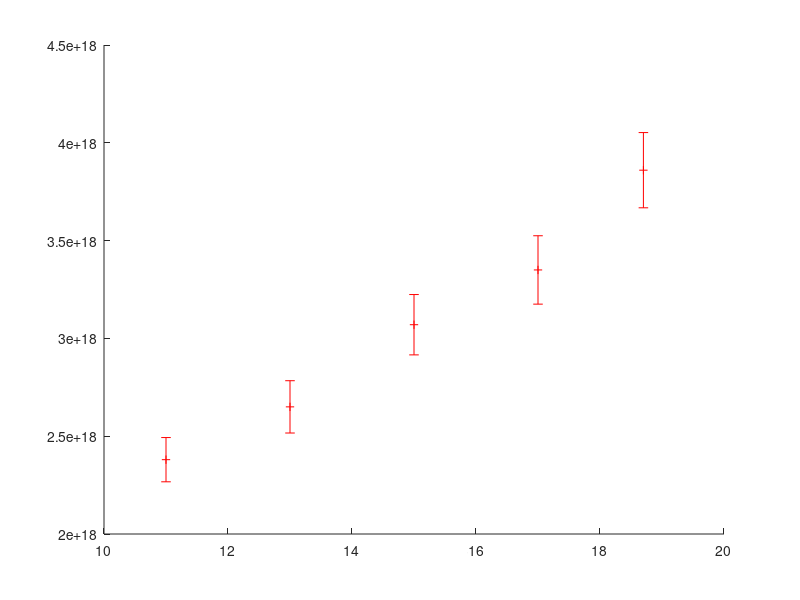

Write the MATLAB code that produced this figure. (Note: this script raises an error after producing the figure.)
function FigurePWvsInterfScan()
% This is to generate the figure PWvsInterfScan
% data: pressure scan from 2016-09-08
% pressure range 8:2:18 bar

% %% Ludwig's results
% ne0 = [2.29,2.38,2.65,3.07,3.35,3.86]*1e18; % density_fit_av_new2
% ne_error = ne0 .* [5.2,4.9,4.2,4.2,4.1,4.4]*1e-2;
% lp  = [22.43,21.72,20.25,19.47,19.07,17.52];
% le_error = lp.*[2.6,2.4,2.6,2.7,3.6,3.0]*1e-2;

%% HDing's results
ne0 = [2.29,2.38,2.65,3.07,3.35,3.86]*1e18; % density_fit_av_new2 from Ludwig
lp0 = [22.47 20.61 19.04 17.75 16.92 16.10]*1.26/1.168;
lp0_error = [0.4 0.07 0.19 0.15 0.34 0.07]*1.26/1.168;
lp1 = [24.32 22.68 21.72 20.40 19.41 17.70]*1.26/1.168;;
lp1_error = [0.08 0.02 0.08 0.05 0.07 0.10]*1.26/1.168;;
pressure = (8:2:18)+1; % +1 accounts for atm.
pressure(end)=18.7;
nr = ne0./pressure;
ne = mean(nr(2:end))*pressure;
ne_error = ne/20;
FontSize = 18;
LineWidth = 2;
figure(98),h0=errorbar(pressure(2:end),ne0(2:end),ne_error(2:end),'+r','LineWidth',LineWidth);
p = linspace(10,20,100);
n = mean(nr(2:end))*p;
hold on; plot(p,n,'LineWidth',LineWidth); hold off;
xlabel('backing pressue [bar]','FontSize',FontSize); ylabel('electron density n_e [cm^{-3}]','FontSize',FontSize)
legend('measurement', 'linear fit')
set(gca,'FontSize',FontSize);
set(gcf, 'Color', 'w');
%export_fig fig1.pdf -q101

% analytical values and least squares fit
nes = linspace(1.5e18,5e18,100);
lambdap= 10.558666*sqrt(1e19./nes);

a = 0.9:0.001:1.3;
er = a*0;
    for ii = 1:length(a)
        lpf = a(ii)*10.558666*sqrt(1e19./ne(2:end));
        er(ii)=sum((lp1(2:end)-lpf).^2);
    end
[~,c]= min(er);
lambdap1= a(c)*10.5*sqrt(1e19./nes);
fprintf('Lengthening factor is %.3f.\n', a(c));
fprintf('suggesting an a0 of %.2f.\n', sqrt(2*(a(c)^4-1)));


figure(99);hold on

errorbarxy(ne(2:end),lp0(2:end),ne_error(2:end),lp0_error(2:end),{'ko', 'k', 'k'}); % nonrel.
errorbarxy(ne(2:end),lp1(2:end),ne_error(2:end),lp1_error(2:end),{'rx', 'r', 'r'}) % relativistic
plot(nes,lambdap,'k','LineWidth',LineWidth) % analytical value for lp
plot(nes,lambdap1,'r-.','LineWidth',LineWidth) % 'least squares fit for c x \lambda_p',...
%plot(nes,lambdap*1.0201, '--','Color', [0.6 0.6 0.6]) %'1D fluid model a_0=1.1',...
%plot(nes,lambdap*1.0549, ':','Color', [0.8 0.8 0.8]) %'1D fluid model a_0=1.5',...

% plot(3.0728e18, 19.05,'ko','markersize',8) %L6
% plot([2.3558e18,3.0728e18,3.9537e18], [22.098,19.355,16.977],'k*','markersize',8) %L1 21.133
% plot(3.0728e18, 19.926,'ks','markersize',8) %L2
% plot(3.0728e18, 21.133,'kd','markersize',8) %L2

xlabel('electron density n_e [cm^{-3}]','FontSize',FontSize)
ylabel('oscillation wavelength [\mum]','FontSize',FontSize)
legend('measured nonrelativistic \lambda_p',...
    'measured relativistic \lambda_p',...
    'analytical solution for \lambda_p',...
    'least squares fit for rel. \lambda_p')
box on
xlim([1.7e18,4.3e18]);
set(gca,'FontSize',FontSize);
set(gcf, 'Color', 'w');

%export_fig fig2.pdf -q101
% legend('nonrelativistic \lambda_p',...
%     'relativistic \lambda_p',...
%     'least squares fit for rel. \lambda_p',...
%     'analytical solution for \lambda_p',...
%     '3D PIC simulation a_0=1.1',...
%     '3D PIC simulation a_0=1.5',...
%     '3D PIC simulation a_0=2.0',...
%     '3D PIC simulation a_0=4.0')

end